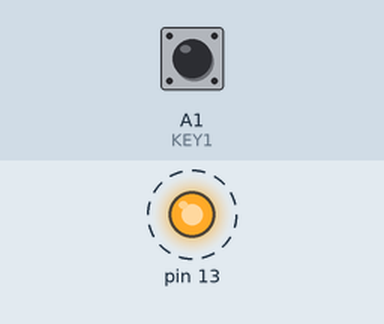
Bench run of a sketch on a simulated Arduino Uno, built with avr-gcc and run on an emulated ATmega328P. On the bench: output pins drawn as LEDs (lit = HIGH). Dashed ring = blinking. The test bench sets the inputs (shaded band); at power-on: A1 (KEY1) HIGH.

Above: at 0.5 s.
Timing chart, 0 to 4.6 s (numbered marks = the images above):
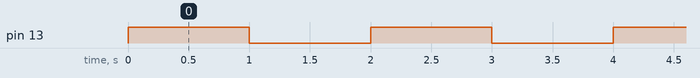

Measured:
- by itself, pin 13: alternates HIGH for 1.0 s and LOW for 1.0 s

The sketch:

Blink.ino
```cpp
#define KEY1 A1
#define KEY2 A2
#define KEY3 A3

void setup() {
  pinMode(13, OUTPUT);
  pinMode(KEY1, INPUT_PULLUP);
  pinMode(KEY2, INPUT_PULLUP);
  pinMode(KEY3, INPUT_PULLUP);

}

void loop() {
  digitalWrite(13, HIGH);
  delay(1000);
  digitalWrite(13, LOW);
  delay(1000);

  int but = digitalRead(A1);
  if(!but){
    digitalWrite(13, LOW);
    while(1);
  }

}
```
